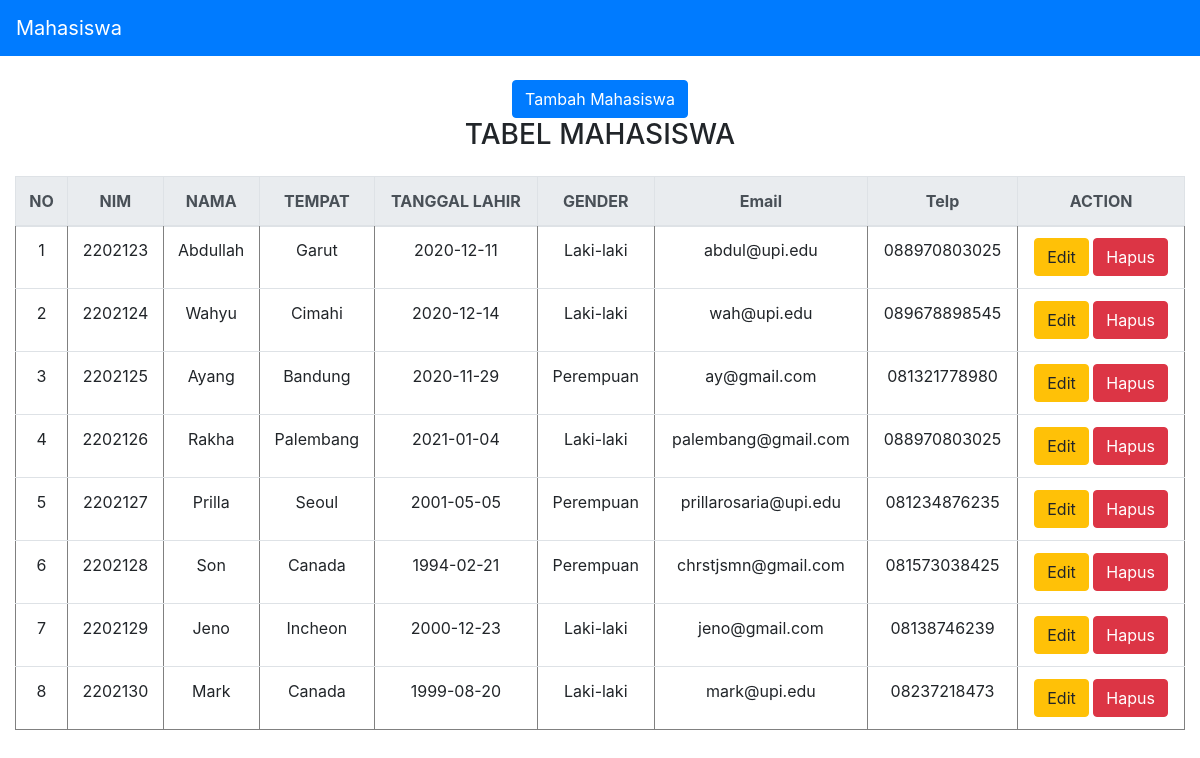
Page /MVP/index.php on the committed database.
### tables this page shows
CREATE TABLE `mahasiswa`  (
  `id` int NOT NULL AUTO_INCREMENT,
  `nim` varchar(100) NOT NULL,
  `nama` varchar(100) NOT NULL,
  `tempat` varchar(100) NOT NULL,
  `tl` varchar(100) NOT NULL,
  `gender` varchar(10) NOT NULL,
  `email` varchar(100) NOT NULL,
  `telp` varchar(100) NOT NULL,
  PRIMARY KEY (`id`) USING BTREE
);

### MVP/presenter/ProsesMahasiswa.php (called while the page is built, shortened)
<?php
class ProsesMahasiswa implements KontrakPresenter
{
	private $tabelmahasiswa;
	private $data = [];
	function __construct()
	{
		try {
			$db_host = "localhost";
			$db_user = "root";
			$db_password = "";
			$db_name = "mvp_php";
			$this->tabelmahasiswa = new TabelMahasiswa($db_host, $db_user, $db_password, $db_name);
			$this->data = array();
		} catch (Exception $e) {
			echo "yah error" . $e->getMessage();
		}
	}
	function prosesDataMahasiswa()
	{
		try {
			$this->tabelmahasiswa->open();
			$this->tabelmahasiswa->getMahasiswa();
			while ($row = $this->tabelmahasiswa->getResult()) {
				$mahasiswa = new Mahasiswa();
				$mahasiswa->setId($row['id']);
				$mahasiswa->setNim($row['nim']);
				$mahasiswa->setNama($row['nama']);
				$mahasiswa->setTempat($row['tempat']);
				$mahasiswa->setTl($row['tl']);
				$mahasiswa->setGender($row['gender']);
				$mahasiswa->setEmail($row['email']);
				$mahasiswa->setTelp($row['telp']);
				$this->data[] = $mahasiswa;
			}
		} catch (Exception $e) {
			echo "yah error part 2" . $e->getMessage();
		}
	}
	function getId($i)
	{
		return $this->data[$i]->id;
	}
	function getNim($i)
	{
		return $this->data[$i]->nim;
	}
	function getNama($i)
	{
		return $this->data[$i]->nama;
	}
	function getTempat($i)
	{
		return $this->data[$i]->tempat;
	}
	function getTl($i)
	{
		return $this->data[$i]->tl;
	}
	function getGender($i)
	{
		return $this->data[$i]->gender;
	}
	function getEmail($i)
	{
		return $this->data[$i]->email;
	}
	function getTelp($i)
	{
		return $this->data[$i]->telp;
	}
	function getSize()
	{
		return sizeof($this->data);
	}
}

### MVP/model/Mahasiswa.class.php (called while the page is built, shortened)
<?php
class Mahasiswa
{
	function setId($id)
	{
		$this->id = $id;
	}
	function setNim($nim)
	{
		$this->nim = $nim;
	}
	function setNama($nama)
	{
		$this->nama = $nama;
	}
	function setTempat($tempat)
	{
		$this->tempat = $tempat;
	}
	function setTl($tl)
	{
		$this->tl = $tl;
	}
	function setGender($gender)
	{
		$this->gender = $gender;
	}
	function setEmail($email)
	{
		$this->email = $email;
	}
	function setTelp($telp)
	{
		$this->telp = $telp;
	}
}

### MVP/model/DB.class.php (called while the page is built, shortened)
<?php
class DB
{
	var $db_host = 'localhost';
	var $db_user = 'root';
	var $db_password = '';
	var $db_name = 'mvp_php';
	var $db_link = '';
	function __construct($db_host = '', $db_user = '', $db_password = '', $db_name = '')
	{
		$this->db_host = $db_host;
		$this->db_user = $db_user;
		$this->db_password = $db_password;
		$this->db_name = $db_name;
	}
	function open()
	{
		$this->db_link = mysqli_connect($this->db_host, $this->db_user, $this->db_password, $this->db_name);
	}
	function execute($query = "")
	{
		$this->result = mysqli_query($this->db_link, $query);
		return $this->result;
	}
}

### MVP/model/TabelMahasiswa.class.php (called while the page is built, shortened)
<?php
class TabelMahasiswa extends DB
{
	function getMahasiswa()
	{
		$query = "SELECT * FROM mahasiswa";
		return $this->execute($query);
	}
}

### MVP/view/TampilMahasiswa.php (the view, shortened to what this page needs)
<?php
include("presenter/ProsesMahasiswa.php");
class TampilMahasiswa implements KontrakView
{
	private $prosesmahasiswa;
	function __construct()
	{
		$this->prosesmahasiswa = new ProsesMahasiswa();
	}
	function tampilTabel()
	{
		$this->prosesmahasiswa->prosesDataMahasiswa();
		$data = null;
		for ($i = 0; $i < $this->prosesmahasiswa->getSize(); $i++) {
			$no = $i + 1;
			$data .= "<tr>
			<td>" . $no . "</td>
			<td>" . $this->prosesmahasiswa->getNim($i) . "</td>
			<td>" . $this->prosesmahasiswa->getNama($i) . "</td>
			<td>" . $this->prosesmahasiswa->getTempat($i) . "</td>
			<td>" . $this->prosesmahasiswa->getTl($i) . "</td>
			<td>" . $this->prosesmahasiswa->getGender($i) . "</td>
			<td>" . $this->prosesmahasiswa->getEmail($i) . "</td>
			<td>" . $this->prosesmahasiswa->getTelp($i) . "</td>
			<td>
        <a href='index.php?edit_id=" . $this->prosesmahasiswa->getId($i) .  "' class='btn btn-warning''>Edit</a>
        <a href='index.php?hapus=" . $this->prosesmahasiswa->getId($i) . "' class='btn btn-danger''>Hapus</a>
      </td> </tr>";
		}
	}
}

### MVP/index.php
<?php
include("view/TampilMahasiswa.php");
$tp = new TampilMahasiswa();
if(isset($_GET['create'])){
    $tp->tampilCreate();
}else if(isset($_POST['add'])){
    $tp->inputCreate($_POST);
}else if(isset($_GET['edit_id'])){
    $id = (int)$_GET['edit_id'];
    $tp->tampilUpdate($id);
}else if(isset($_POST['edit'])){
    $tp->inputUpdate($_POST);
}else if(isset($_GET['hapus'])){
    $id = (int)$_GET['hapus'];
    $tp->delete($id);
}else{
    $data = $tp->tampilTabel();
}

### MVP/model/Template.class.php (shortened to what this page needs)
<?php
class Template{
	var $content = '';
	function __construct($filename = ''){
		$this->content = implode('', @file($filename));
	}
	function clear(){
		$this->content = preg_replace("/DATA_[A-Z|_|0-9]+/", "", $this->content);
	}
	function write(){
		print $this->content;
	}
	function replace($old = '', $new = ''){
		if(is_int($new)){
			$value = sprintf("%d", $new);
		}elseif(is_float($new)){
			$value = sprintf("%f", $new);
		}elseif(is_array($new)){
			$value = '';
			foreach( $new as $item){
				$value .= $item. '';
			}
		}else{
			$value = $new;
		}
		$this->content = preg_replace("/$old/",  $value, $this->content);
	}
}

### rows in the picture
mahasiswa: no "1", nim "2202123", nama "Abdullah", tempat "Garut", tl "2020-12-11", gender "Laki-laki", email "abdul@upi.edu", telp "088970803025"
mahasiswa: no "2", nim "2202124", nama "Wahyu", tempat "Cimahi", tl "2020-12-14", gender "Laki-laki", email "wah@upi.edu", telp "089678898545"
mahasiswa: no "3", nim "2202125", nama "Ayang", tempat "Bandung", tl "2020-11-29", gender "Perempuan", email "ay@gmail.com", telp "081321778980"
mahasiswa: no "4", nim "2202126", nama "Rakha", tempat "Palembang", tl "2021-01-04", gender "Laki-laki", email "palembang@gmail.com", telp "088970803025"
mahasiswa: no "5", nim "2202127", nama "Prilla", tempat "Seoul", tl "2001-05-05", gender "Perempuan", email "prillarosaria@upi.edu", telp "081234876235"
mahasiswa: no "6", nim "2202128", nama "Son", tempat "Canada", tl "1994-02-21", gender "Perempuan", email "chrstjsmn@gmail.com", telp "081573038425"
mahasiswa: no "7", nim "2202129", nama "Jeno", tempat "Incheon", tl "2000-12-23", gender "Laki-laki", email "jeno@gmail.com", telp "08138746239"
mahasiswa: no "8", nim "2202130", nama "Mark", tempat "Canada", tl "1999-08-20", gender "Laki-laki", email "mark@upi.edu", telp "08237218473"

### other values in the picture
$this->content "Mahasiswa Tambah Mahasiswa TABEL MAHASISWA NO NIM NAMA TEMPAT TANGGAL LAHIR GENDER Email Telp ACTION"
